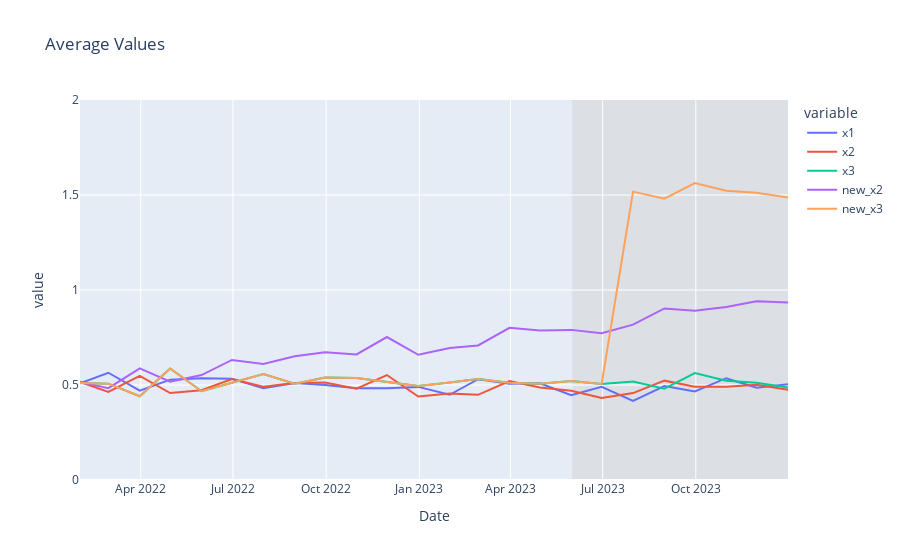

The notebook cell saved with this chart:
### Code cell
# Summary of Average Values
df_smry=df.groupby(['Date']).mean().reset_index().melt(id_vars=['Date'])

print(df_smry)

fig = px.line(df_smry, x="Date", y="value", color='variable', title='Average Values', range_y =[0,2])

fig.add_shape(
    type="rect",
    xref="x",
    yref="paper",
    x0="2023-06-01",
    y0=0,
    x1=max(df_smry['Date']),
    y1=1,
    fillcolor="lightgrey",
    opacity=0.5,
    layer="below",
    line_width=0,
)



fig.show()

### Figure 1 — Plotly figure (JSON) as saved in the notebook; plotly's stock layout.template omitted (floating-point values rounded to 4 significant figures)
{"data": [{"hovertemplate": "variable=x1<br>Date=%{x}<br>value=%{y}<extra></extra>", "legendgroup": "x1", "line": {"color": "#636efa", "dash": "solid"}, "marker": {"symbol": "circle"}, "mode": "lines", "name": "x1", "orientation": "v", "showlegend": true, "type": "scatter", "x": ["2022-01-31", "2022-02-28", "2022-03-31", "2022-04-30", "2022-05-31", "2022-06-30", "2022-07-31", "2022-08-31", "2022-09-30", "2022-10-31", "2022-11-30", "2022-12-31", "2023-01-31", "2023-02-28", "2023-03-31", "2023-04-30", "2023-05-31", "2023-06-30", "2023-07-31", "2023-08-31", "2023-09-30", "2023-10-31", "2023-11-30", "2023-12-31"], "xaxis": "x", "y": [0.5089, 0.5646, 0.4701, 0.528, 0.5356, 0.5326, 0.4836, 0.51, 0.4998, 0.4826, 0.4831, 0.4901, 0.4486, 0.5306, 0.5067, 0.5095, 0.4464, 0.491, 0.4161, 0.4945, 0.4656, 0.5359, 0.4853, 0.5043], "yaxis": "y"}, {"hovertemplate": "variable=x2<br>Date=%{x}<br>value=%{y}<extra></extra>", "legendgroup": "x2", "line": {"color": "#EF553B", "dash": "solid"}, "marker": {"symbol": "circle"}, "mode": "lines", "name": "x2", "orientation": "v", "showlegend": true, "type": "scatter", "x": ["2022-01-31", "2022-02-28", "2022-03-31", "2022-04-30", "2022-05-31", "2022-06-30", "2022-07-31", "2022-08-31", "2022-09-30", "2022-10-31", "2022-11-30", "2022-12-31", "2023-01-31", "2023-02-28", "2023-03-31", "2023-04-30", "2023-05-31", "2023-06-30", "2023-07-31", "2023-08-31", "2023-09-30", "2023-10-31", "2023-11-30", "2023-12-31"], "xaxis": "x", "y": [0.5158, 0.4636, 0.5477, 0.4576, 0.4723, 0.5318, 0.4909, 0.511, 0.5126, 0.481, 0.5525, 0.4391, 0.455, 0.4484, 0.5211, 0.4872, 0.4701, 0.4322, 0.4575, 0.5229, 0.491, 0.4909, 0.5007, 0.4748], "yaxis": "y"}, {"hovertemplate": "variable=x3<br>Date=%{x}<br>value=%{y}<extra></extra>", "legendgroup": "x3", "line": {"color": "#00cc96", "dash": "solid"}, "marker": {"symbol": "circle"}, "mode": "lines", "name": "x3", "orientation": "v", "showlegend": true, "type": "scatter", "x": ["2022-01-31", "2022-02-28", "2022-03-31", "2022-04-30", "2022-05-31", "2022-06-30", "2022-07-31", "2022-08-31", "2022-09-30", "2022-10-31", "2022-11-30", "2022-12-31", "2023-01-31", "2023-02-28", "2023-03-31", "2023-04-30", "2023-05-31", "2023-06-30", "2023-07-31", "2023-08-31", "2023-09-30", "2023-10-31", "2023-11-30", "2023-12-31"], "xaxis": "x", "y": [0.5107, 0.507, 0.4406, 0.5868, 0.4673, 0.5127, 0.5575, 0.5065, 0.539, 0.5372, 0.5181, 0.4948, 0.5136, 0.5315, 0.5118, 0.5065, 0.5216, 0.5056, 0.5179, 0.481, 0.5629, 0.5219, 0.5122, 0.4861], "yaxis": "y"}, {"hovertemplate": "variable=new_x2<br>Date=%{x}<br>value=%{y}<extra></extra>", "legendgroup": "new_x2", "line": {"color": "#ab63fa", "dash": "solid"}, "marker": {"symbol": "circle"}, "mode": "lines", "name": "new_x2", "orientation": "v", "showlegend": true, "type": "scatter", "x": ["2022-01-31", "2022-02-28", "2022-03-31", "2022-04-30", "2022-05-31", "2022-06-30", "2022-07-31", "2022-08-31", "2022-09-30", "2022-10-31", "2022-11-30", "2022-12-31", "2023-01-31", "2023-02-28", "2023-03-31", "2023-04-30", "2023-05-31", "2023-06-30", "2023-07-31", "2023-08-31", "2023-09-30", "2023-10-31", "2023-11-30", "2023-12-31"], "xaxis": "x", "y": [0.5158, 0.4836, 0.5877, 0.5176, 0.5523, 0.6318, 0.6109, 0.651, 0.6726, 0.661, 0.7525, 0.6591, 0.695, 0.7084, 0.8011, 0.7872, 0.7901, 0.7722, 0.8175, 0.9029, 0.891, 0.9109, 0.9407, 0.9348], "yaxis": "y"}, {"hovertemplate": "variable=new_x3<br>Date=%{x}<br>value=%{y}<extra></extra>", "legendgroup": "new_x3", "line": {"color": "#FFA15A", "dash": "solid"}, "marker": {"symbol": "circle"}, "mode": "lines", "name": "new_x3", "orientation": "v", "showlegend": true, "type": "scatter", "x": ["2022-01-31", "2022-02-28", "2022-03-31", "2022-04-30", "2022-05-31", "2022-06-30", "2022-07-31", "2022-08-31", "2022-09-30", "2022-10-31", "2022-11-30", "2022-12-31", "2023-01-31", "2023-02-28", "2023-03-31", "2023-04-30", "2023-05-31", "2023-06-30", "2023-07-31", "2023-08-31", "2023-09-30", "2023-10-31", "2023-11-30", "2023-12-31"], "xaxis": "x", "y": [0.5107, 0.507, 0.4406, 0.5868, 0.4673, 0.5127, 0.5575, 0.5065, 0.539, 0.5372, 0.5181, 0.4948, 0.5136, 0.5315, 0.5118, 0.5065, 0.5216, 0.5056, 1.518, 1.481, 1.563, 1.522, 1.512, 1.486], "yaxis": "y"}], "layout": {"legend": {"title": {"text": "variable"}, "tracegroupgap": 0}, "shapes": [{"fillcolor": "lightgrey", "layer": "below", "line": {"width": 0}, "opacity": 0.5, "type": "rect", "x0": "2023-06-01", "x1": "2023-12-31", "xref": "x", "y0": 0, "y1": 1, "yref": "paper"}], "title": {"text": "Average Values"}, "xaxis": {"anchor": "y", "domain": [0, 1], "title": {"text": "Date"}}, "yaxis": {"anchor": "x", "domain": [0, 1], "range": [0, 2], "title": {"text": "value"}}}}
